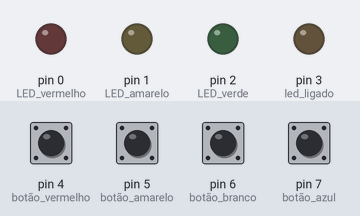
The sketch below on a simulated Arduino Uno, built with avr-gcc and run on an emulated ATmega328P. Shown: output pins drawn as LEDs (lit = HIGH). The test bench sets the inputs (shaded band); at power-on: pin 7 (botão_azul) HIGH, pin 4 (botão_vermelho), pin 5 (botão_amarelo), pin 6 (botão_branco) LOW.

Above: at 1.2 s.
1.3 s: pin 7 (botão_azul) pulled LOW for 0.15 s
At 2.5 s:
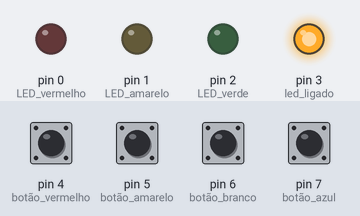
3.0 s: pin 4 (botão_vermelho) pulled HIGH for 0.15 s
At 3.1 s:
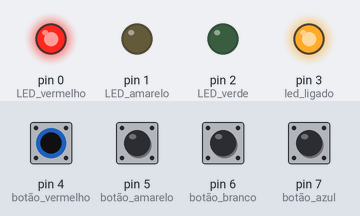
4.6 s: pin 7 (botão_azul) pulled LOW for 1 s
At 6.4 s:
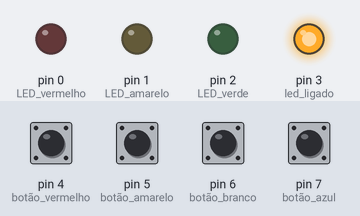
7.1 s: pin 5 (botão_amarelo) pulled HIGH for 0.15 s
At 7.2 s:
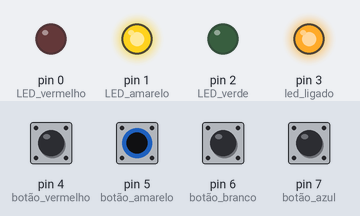
Timing chart, 0 to 9.7 s (numbered marks = the images above; inputs shaded):
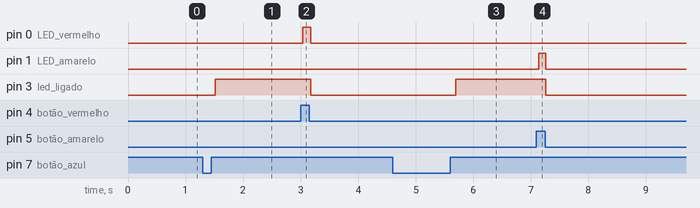

The sketch:

sketch_may11a.ino
```cpp
bool lig_Desl = 0;    // definição das variaveis de liga desliga.
bool estado_LED_verde = 0;  //definição dos estados dos LEDs.
bool estado_LED_amarelo = 0;
bool estado_LED_vermelho = 0;
bool estado_LED_ligado = 0;

//unsigned long debounceDelay = 10;
//unsigned long debounceDelay2 = 100;


enum state {
  desligado,
  LED_verde,
  LED_amarelo,
  LED_vermelho,
  ligado_apagado
};
state estado = desligado;

void setup() {
  // put your setup code here, to run once:
pinMode(0, OUTPUT); //LED vermelho
pinMode(1, OUTPUT); //LED amarelo
pinMode(2, OUTPUT); //LED verde
pinMode(4, INPUT);  //botão vermelho
pinMode(5, INPUT);  //botão amarelo
pinMode(6, INPUT);  //botão branco
pinMode(7, INPUT);  //botão azul
pinMode(3, OUTPUT);  //led ligado

}

void loop() {
  // put your main code here, to run repeatedly:

  switch (estado){
    case desligado:
    //estado tudo apagado e botões dos LEDs não funcionam.
      estado_LED_verde = 0;  //definição dos estados dos LEDs.
      estado_LED_amarelo = 0;
      estado_LED_vermelho = 0;
      estado_LED_ligado = 0;
      digitalWrite(2, estado_LED_verde);
      digitalWrite(1, estado_LED_amarelo);
      digitalWrite(0, estado_LED_vermelho);
      digitalWrite(3, estado_LED_vermelho);
      delay(10);
      if(digitalRead(7) == 0){
      delay(100);
      if(digitalRead(7) == 1){

        estado = ligado_apagado;
      }
      }
      break;

    case ligado_apagado:
      //estado aguardando comando de ascender.
      //if(digitalRead(7) == 0){
      estado_LED_verde = 0;  //definição dos estados dos LEDs.
      estado_LED_amarelo = 0;
      estado_LED_vermelho = 0;
      digitalWrite(2, estado_LED_verde);
      digitalWrite(1, estado_LED_amarelo);
      digitalWrite(0, estado_LED_vermelho);
      estado_LED_ligado = 1;
      digitalWrite(3, estado_LED_ligado);
      delay(10);
      if(digitalRead(6) == 1){

        estado = LED_verde;
          //estado_LED_verde = 1;
          //digitalWrite(2, estado_LED_verde)
      }
      delay(10);
      if(digitalRead(5) == 1){

        estado = LED_amarelo;
          //estado_LED_amarelo = 1;
          //digitalWrite(1, estado_LED_verde)
      }
      delay(10);
      if(digitalRead(4) == 1){

        estado = LED_vermelho;
          //estado_LED_vermelho = 1;
          //digitalWrite(0, estado_LED_verde)

      }
      delay(10);
      if(digitalRead(7) == 0){
        delay(100);
      if(digitalRead(7) == 1){
        estado = desligado;
      }
      }
      break;

    case  LED_verde:
      estado_LED_verde = 0;  //definição dos estados dos LEDs.
      estado_LED_amarelo = 0;
      estado_LED_vermelho = 0;
      estado_LED_ligado = 0;
      digitalWrite(2, estado_LED_verde);
      digitalWrite(1, estado_LED_amarelo);
      digitalWrite(0, estado_LED_vermelho);
      digitalWrite(3, estado_LED_ligado);
      estado_LED_ligado = 1;
      digitalWrite(3, estado_LED_ligado);
      estado_LED_verde = 1;
      digitalWrite(2, estado_LED_verde);
      //if(digitalRead(6) == 0){
      delay(10);
      if(digitalRead(7) == 1){

        estado = desligado;
      }
      delay(10);
      while ((digitalRead(6)) == HIGH){
         delay(10);
      }
      if(digitalRead(5) == 1){

        estado = LED_amarelo;
          //estado_LED_amarelo = 1;
          //digitalWrite(1, estado_LED_verde)
      }
      delay(10);
      if(digitalRead(4) == 1){

        estado = LED_vermelho;
          //estado_LED_vermelho = 1;
          //digitalWrite(0, estado_LED_verde)

      }
      break;

    case  LED_amarelo:
      estado_LED_verde = 0;  //definição dos estados dos LEDs.
      estado_LED_amarelo = 0;
      estado_LED_vermelho = 0;
      estado_LED_ligado = 0;
      digitalWrite(2, estado_LED_verde);
      digitalWrite(1, estado_LED_amarelo);
      digitalWrite(0, estado_LED_vermelho);
      estado_LED_amarelo = 1;
      digitalWrite(3, estado_LED_ligado);
      estado_LED_ligado = 1;
      digitalWrite(3, estado_LED_ligado);
      digitalWrite(1, estado_LED_amarelo);
      //if(digitalRead(5) == 0){
      delay(10);
      if(digitalRead(7) == 1){

        estado = desligado;
      }
      delay(10);
      while ((digitalRead(5)) == HIGH){
         delay(10);
      }
      if(digitalRead(6) == 1){

        estado = LED_verde;
          //estado_LED_amarelo = 1;
          //digitalWrite(1, estado_LED_verde)
      }
      delay(10);
      if(digitalRead(4) == 1){

        estado = LED_vermelho;
          //estado_LED_vermelho = 1;
          //digitalWrite(0, estado_LED_verde)

      }
      break;

    case  LED_vermelho:
      estado_LED_verde = 0;  //definição dos estados dos LEDs.
      estado_LED_amarelo = 0;
      estado_LED_vermelho = 0;
      estado_LED_ligado = 0;
      digitalWrite(2, estado_LED_verde);
      digitalWrite(1, estado_LED_amarelo);
      digitalWrite(0, estado_LED_vermelho);
      digitalWrite(3, estado_LED_ligado);
      estado_LED_ligado = 1;
      digitalWrite(3, estado_LED_ligado);
      estado_LED_vermelho = 1;
      digitalWrite(0, estado_LED_vermelho);
      //if(digitalRead(4) == 0){
      delay(10);
      if(digitalRead(7) == 1){

        estado = desligado;
      }
      while ((digitalRead(4)) == HIGH){
         delay(10);
      }
      delay(10);
      if(digitalRead(5) == 1){

        estado = LED_amarelo;
          //estado_LED_amarelo = 1;
          //digitalWrite(1, estado_LED_verde)
      }
      delay(10);
      if(digitalRead(6) == 1){

        estado = LED_verde;
          //estado_LED_vermelho = 1;
          //digitalWrite(0, estado_LED_verde)

      }
      break;
      }
      }
```

Measured:
- after the input at 1.3 s, pin 3 (led_ligado): LOW → HIGH after 0.21 s
- after the input at 3.0 s, pin 0 (LED_vermelho): LOW → HIGH at once, → LOW 0.14 s later; pin 3 (led_ligado): HIGH → LOW after 0.18 s
- after the input at 4.6 s, pin 3 (led_ligado): LOW → HIGH after 1.1 s
- after the input at 7.1 s, pin 1 (LED_amarelo): LOW → HIGH at once, → LOW 0.12 s later; pin 3 (led_ligado): HIGH → LOW after 0.16 s
